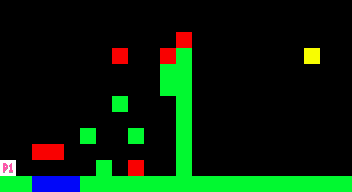

This game map was drawn from its Tiled (.tmx) file and the tilesets committed beside it. A one-line description and the full map source follow:
An orthogonal 22x12 tile map with 16x16 px tiles, 1 tile layer (Tile Layer 1).

<map version="1.5" tiledversion="1.7.1" orientation="orthogonal" renderorder="left-down" width="22" height="12" tilewidth="16" tileheight="16" infinite="0" nextlayerid="2" nextobjectid="1">
 <tileset firstgid="1" name="prototype-blocks" tilewidth="16" tileheight="16" tilecount="256" columns="16">
  <image source="prototype-blocks.png" width="256" height="256" />
 </tileset>
 <layer id="1" name="Tile Layer 1" width="22" height="12">
  <data encoding="csv">
0,0,0,0,0,0,0,0,0,0,0,0,0,0,0,0,0,0,0,0,0,0,
0,0,0,0,0,0,0,0,0,0,0,0,0,0,0,0,0,0,0,0,0,0,
0,0,0,0,0,0,0,0,0,0,0,1,0,0,0,0,0,0,0,0,0,0,
0,0,0,0,0,0,0,1,0,0,1,2,0,0,0,0,0,0,0,4,0,0,
0,0,0,0,0,0,0,0,0,0,2,2,0,0,0,0,0,0,0,0,0,0,
0,0,0,0,0,0,0,0,0,0,2,2,0,0,0,0,0,0,0,0,0,0,
0,0,0,0,0,0,0,2,0,0,0,2,0,0,0,0,0,0,0,0,0,0,
0,0,0,0,0,0,0,0,0,0,0,2,0,0,0,0,0,0,0,0,0,0,
0,0,0,0,0,2,0,0,2,0,0,2,0,0,0,0,0,0,0,0,0,0,
0,0,1,1,0,0,0,0,0,0,0,2,0,0,0,0,0,0,0,0,0,0,
17,0,0,0,0,0,2,0,1,0,0,2,0,0,0,0,0,0,0,0,0,0,
2,2,3,3,3,2,2,2,2,2,2,2,2,2,2,2,2,2,2,2,2,2
</data>
 </layer>
</map>
